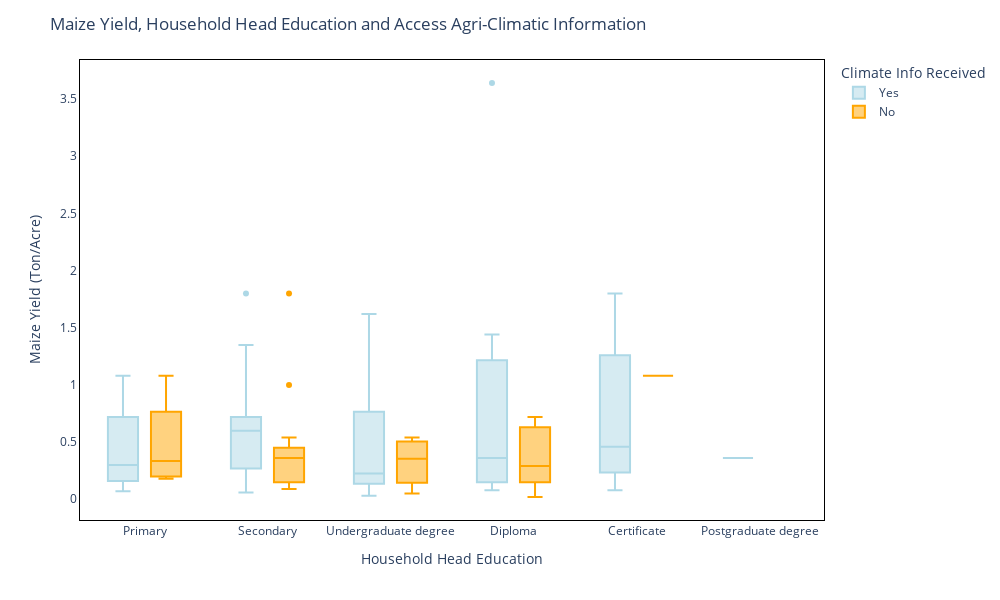

Notebook code for this chart:
### Code cell
# education order
education_order = [
    'Primary',
    'Secondary',
    'Undergraduate degree',
    'Diploma',
    'Certificate',
    'Postgraduate degree'
]

# Convert the column to categorical with the correct order
merged['Household Head Education'] = pd.Categorical(
    merged['Household Head Education'],
    categories=education_order,
    ordered=True
)

# Custom color mapping
color_map = {
    'Yes': 'lightblue',
    'No': 'orange'
}

# Boxplot: aligned points, ordered by education
fig = px.box(
    merged,
    x='Household Head Education',
    y='Maize Yield (Ton/Acre)',
    color='Climate Info Received Standardized',
    color_discrete_map=color_map,
    category_orders={'Household Head Education': education_order},
    hover_data=['Household ID', 'Total Land Acres', 'Cultivated Land Acres']
)

fig.update_layout(
    plot_bgcolor='white',
    title='Maize Yield, Household Head Education and Access Agri-Climatic Information ',
    xaxis_title='Household Head Education level',
    yaxis_title='Maize Yield (Ton/Acre)',
    legend_title='Climate Info Received',
    width=1000,
    height=600
)
# Add black lines to axes
fig.update_xaxes(showline=True, linecolor='black', mirror=True)
fig.update_yaxes(showline=True, linecolor='black', mirror=True)

fig.show()

### Figure 1 — Plotly figure (JSON) as saved in the notebook; plotly's stock layout.template omitted (floating-point values rounded to 4 significant figures; data arrays with more than 128 entries replaced by an {"elided": "..."} marker saying what was removed)
{"data": [{"alignmentgroup": "True", "customdata": {"elided": "68x3 float values"}, "hovertemplate": "Climate Info Received Standardized=Yes<br>Household Head Education=%{x}<br>Maize Yield (Ton/Acre)=%{y}<br>Household ID=%{customdata[0]}<br>Total Land Acres=%{customdata[1]}<br>Cultivated Land Acres=%{customdata[2]}<extra></extra>", "legendgroup": "Yes", "marker": {"color": "lightblue"}, "name": "Yes", "notched": false, "offsetgroup": "Yes", "orientation": "v", "showlegend": true, "type": "box", "x": ["Primary", "Secondary", "Diploma", "Certificate", "Certificate", "Postgraduate degree", "Secondary", "Certificate", "Certificate", "Primary", "Certificate", "Secondary", "Primary", "Undergraduate degree", "Primary", "Secondary", "Secondary", "Secondary", "Certificate", "Secondary", "Primary", "Secondary", "Primary", "Undergraduate degree", "Primary", "Secondary", "Secondary", "Secondary", "Undergraduate degree", "Diploma", "Certificate", "Undergraduate degree", "Certificate", "Certificate", "Secondary", "Diploma", "Secondary", "Primary", "Certificate", "Undergraduate degree", "Primary", "Secondary", "Secondary", "Certificate", "Primary", "Certificate", "Diploma", "Secondary", "Undergraduate degree", "Certificate", "Undergraduate degree", "Diploma", "Undergraduate degree", "Primary", "Certificate", "Diploma", "Secondary", "Secondary", "Primary", "Diploma", "Certificate", "Certificate", "Secondary", "Secondary", "Secondary", "Secondary", "Primary", "Secondary"], "x0": " ", "xaxis": "x", "y": [0.27, 1.35, 0.14, 1.26, 1.8, 0.36, 0.9, 0.08, 0.38, 0.61, 0.22, 0.27, 0.2, 0.12, 0.45, 0.5, 0.09, 0.6, 1.26, 1.3, 0.3, 1.21, 0.72, 1.62, 0.08, 0.63, 0.72, 0.27, 0.15, 0.36, 0.72, 0.27, 0.36, 0.18, 0.72, 0.18, 0.45, 0.18, 0.25, 1.08, 0.72, 0.13, 1.8, 1.8, 0.07, 0.22, 3.64, 0.72, 0.18, 1.26, 0.03, 1.44, 0.45, 1.08, 1.44, 0.08, 0.14, 0.06, 0.1, 0.54, 0.27, 0.54, 0.27, 0.6, 0.24, 0.72, 0.72, 0.5], "y0": " ", "yaxis": "y"}, {"alignmentgroup": "True", "customdata": [[382.0, 1.5, 1.5], [315.0, 3.0, 3.0], [297.0, 0.5, 0.5], [280.0, 1.5, 1.5], [270.0, 2.0, 0.5], [262.0, 3.0, 2.0], [256.0, 7.0, 5.0], [244.0, 5.0, 3.0], [241.0, 3.0, 2.079], [204.0, 8.0, 5.0], [203.0, 1.5, 1.5], [199.0, 0.75, 0.5], [195.0, 2.5, 2.0], [187.0, 1.5, 1.0], [181.0, 1.5, 1.5], [176.0, 1.0, 1.0], [160.0, 0.25, 0.25], [146.0, 2.5, 2.0], [127.0, 1.75, 1.75], [119.0, 5.0, 3.0], [101.0, 1.0, 1.0], [95.0, 1.0, 0.5], [90.0, 1.0, 1.0], [80.0, 0.5, 0.5], [77.0, 0.25, 0.25], [75.0, 0.5, 0.25], [56.0, 1.0, 0.5], [48.0, 5.5, 5.0], [38.0, 1.25, 1.0], [27.0, 1.0, 0.75], [15.0, 1.5, 1.0], [14.0, 1.0, 1.0]], "hovertemplate": "Climate Info Received Standardized=No<br>Household Head Education=%{x}<br>Maize Yield (Ton/Acre)=%{y}<br>Household ID=%{customdata[0]}<br>Total Land Acres=%{customdata[1]}<br>Cultivated Land Acres=%{customdata[2]}<extra></extra>", "legendgroup": "No", "marker": {"color": "orange"}, "name": "No", "notched": false, "offsetgroup": "No", "orientation": "v", "showlegend": true, "type": "box", "x": ["Secondary", "Secondary", "Secondary", "Secondary", "Diploma", "Secondary", "Undergraduate degree", "Diploma", "Diploma", "Undergraduate degree", "Secondary", "Diploma", "Certificate", "Diploma", "Undergraduate degree", "Primary", "Secondary", "Primary", "Secondary", "Diploma", "Secondary", "Secondary", "Primary", "Undergraduate degree", "Primary", "Diploma", "Secondary", "Diploma", "Diploma", "Secondary", "Secondary", "Diploma"], "x0": " ", "xaxis": "x", "y": [0.18, 0.24, 0.36, 0.42, 0.63, 0.09, 0.47, 0.6, 0.65, 0.05, 0.15, 0.27, 1.08, 0.18, 0.24, 0.18, 1.8, 0.22, 0.41, 0.15, 0.36, 0.54, 0.45, 0.54, 1.08, 0.72, 0.15, 0.31, 0.09, 1.0, 0.09, 0.02], "y0": " ", "yaxis": "y"}], "layout": {"boxmode": "group", "height": 600, "legend": {"title": {"text": "Climate Info Received"}, "tracegroupgap": 0}, "margin": {"t": 60}, "plot_bgcolor": "white", "title": {"text": "Maize Yield, Household Head Education and Access Agri-Climatic Information "}, "width": 1000, "xaxis": {"anchor": "y", "categoryarray": ["Primary", "Secondary", "Undergraduate degree", "Diploma", "Certificate", "Postgraduate degree"], "categoryorder": "array", "domain": [0, 1], "linecolor": "black", "mirror": true, "showline": true, "title": {"text": "Household Head Education"}}, "yaxis": {"anchor": "x", "domain": [0, 1], "linecolor": "black", "mirror": true, "showline": true, "title": {"text": "Maize Yield (Ton/Acre)"}}}}
